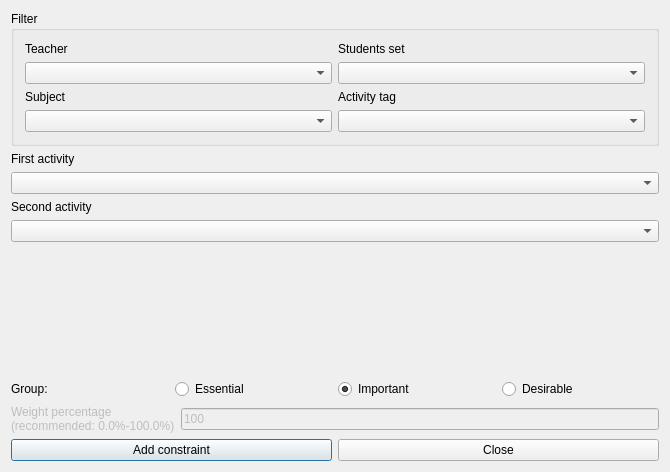
<?xml version="1.0" encoding="UTF-8"?>
<ui version="4.0">
 <class>AddConstraintTwoActivitiesOrderedForm_template</class>
 <widget class="QDialog" name="AddConstraintTwoActivitiesOrderedForm_template">
  <property name="geometry">
   <rect>
    <x>0</x>
    <y>0</y>
    <width>670</width>
    <height>472</height>
   </rect>
  </property>
  <property name="windowTitle">
   <string extracomment="This is the title of the dialog to add a new constraint of this type">Add two activities ordered</string>
  </property>
  <layout class="QVBoxLayout" name="verticalLayout">
   <item>
    <widget class="QGroupBox" name="filterGroupBox">
     <property name="title">
      <string>Filter</string>
     </property>
     <layout class="QGridLayout" name="gridLayout">
      <item row="0" column="0">
       <widget class="QLabel" name="teachersTextLabel">
        <property name="text">
         <string>Teacher</string>
        </property>
        <property name="wordWrap">
         <bool>false</bool>
        </property>
       </widget>
      </item>
      <item row="0" column="1">
       <widget class="QLabel" name="studentsTextLabel">
        <property name="text">
         <string>Students set</string>
        </property>
        <property name="wordWrap">
         <bool>false</bool>
        </property>
       </widget>
      </item>
      <item row="1" column="0">
       <widget class="QComboBox" name="teachersComboBox"/>
      </item>
      <item row="1" column="1">
       <widget class="QComboBox" name="studentsComboBox"/>
      </item>
      <item row="2" column="0">
       <widget class="QLabel" name="subjectsTextLabel">
        <property name="text">
         <string>Subject</string>
        </property>
        <property name="wordWrap">
         <bool>false</bool>
        </property>
       </widget>
      </item>
      <item row="2" column="1">
       <widget class="QLabel" name="activityTagsTextLabel">
        <property name="text">
         <string>Activity tag</string>
        </property>
        <property name="wordWrap">
         <bool>false</bool>
        </property>
       </widget>
      </item>
      <item row="3" column="0">
       <widget class="QComboBox" name="subjectsComboBox"/>
      </item>
      <item row="3" column="1">
       <widget class="QComboBox" name="activityTagsComboBox"/>
      </item>
     </layout>
    </widget>
   </item>
   <item>
    <layout class="QVBoxLayout">
     <item>
      <widget class="QLabel" name="activityTextLabel">
       <property name="frameShape">
        <enum>QFrame::NoFrame</enum>
       </property>
       <property name="frameShadow">
        <enum>QFrame::Plain</enum>
       </property>
       <property name="text">
        <string>First activity</string>
       </property>
       <property name="wordWrap">
        <bool>false</bool>
       </property>
      </widget>
     </item>
     <item>
      <widget class="QComboBox" name="firstActivitiesComboBox">
       <property name="editable">
        <bool>false</bool>
       </property>
       <property name="insertPolicy">
        <enum>QComboBox::NoInsert</enum>
       </property>
       <property name="autoCompletion">
        <bool>false</bool>
       </property>
       <property name="duplicatesEnabled">
        <bool>false</bool>
       </property>
      </widget>
     </item>
    </layout>
   </item>
   <item>
    <layout class="QVBoxLayout">
     <item>
      <widget class="QLabel" name="activityTextLabel_2">
       <property name="frameShape">
        <enum>QFrame::NoFrame</enum>
       </property>
       <property name="frameShadow">
        <enum>QFrame::Plain</enum>
       </property>
       <property name="text">
        <string>Second activity</string>
       </property>
       <property name="wordWrap">
        <bool>false</bool>
       </property>
      </widget>
     </item>
     <item>
      <widget class="QComboBox" name="secondActivitiesComboBox">
       <property name="editable">
        <bool>false</bool>
       </property>
       <property name="insertPolicy">
        <enum>QComboBox::NoInsert</enum>
       </property>
       <property name="autoCompletion">
        <bool>false</bool>
       </property>
       <property name="duplicatesEnabled">
        <bool>false</bool>
       </property>
      </widget>
     </item>
    </layout>
   </item>
   <item>
    <spacer name="spacer2">
     <property name="orientation">
      <enum>Qt::Vertical</enum>
     </property>
     <property name="sizeType">
      <enum>QSizePolicy::Expanding</enum>
     </property>
     <property name="sizeHint" stdset="0">
      <size>
       <width>21</width>
       <height>80</height>
      </size>
     </property>
    </spacer>
   </item>
   <item>
    <layout class="QHBoxLayout" name="horizontalLayout_4">
     <item>
      <widget class="QLabel" name="groupTextLabel">
       <property name="text">
        <string>Group:</string>
       </property>
      </widget>
     </item>
     <item>
      <widget class="QRadioButton" name="essentialRadioButton">
       <property name="text">
        <string>Essential</string>
       </property>
      </widget>
     </item>
     <item>
      <widget class="QRadioButton" name="importantRadioButton">
       <property name="text">
        <string>Important</string>
       </property>
       <property name="checked">
        <bool>true</bool>
       </property>
      </widget>
     </item>
     <item>
      <widget class="QRadioButton" name="desirableRadioButton">
       <property name="text">
        <string>Desirable</string>
       </property>
      </widget>
     </item>
    </layout>
   </item>
   <item>
    <layout class="QHBoxLayout">
     <item>
      <widget class="QLabel" name="weightTextLabel">
       <property name="enabled">
        <bool>false</bool>
       </property>
       <property name="frameShape">
        <enum>QFrame::NoFrame</enum>
       </property>
       <property name="frameShadow">
        <enum>QFrame::Plain</enum>
       </property>
       <property name="text">
        <string>Weight percentage
(recommended: 0.0%-100.0%)</string>
       </property>
       <property name="wordWrap">
        <bool>false</bool>
       </property>
      </widget>
     </item>
     <item>
      <widget class="QLineEdit" name="weightLineEdit">
       <property name="enabled">
        <bool>false</bool>
       </property>
       <property name="text">
        <string notr="true">100</string>
       </property>
      </widget>
     </item>
    </layout>
   </item>
   <item>
    <layout class="QHBoxLayout">
     <item>
      <widget class="QPushButton" name="addConstraintPushButton">
       <property name="text">
        <string>Add constraint</string>
       </property>
      </widget>
     </item>
     <item>
      <widget class="QPushButton" name="closePushButton">
       <property name="text">
        <string>Close</string>
       </property>
      </widget>
     </item>
    </layout>
   </item>
  </layout>
 </widget>
 <layoutdefault spacing="6" margin="11"/>
 <resources/>
 <connections/>
</ui>
